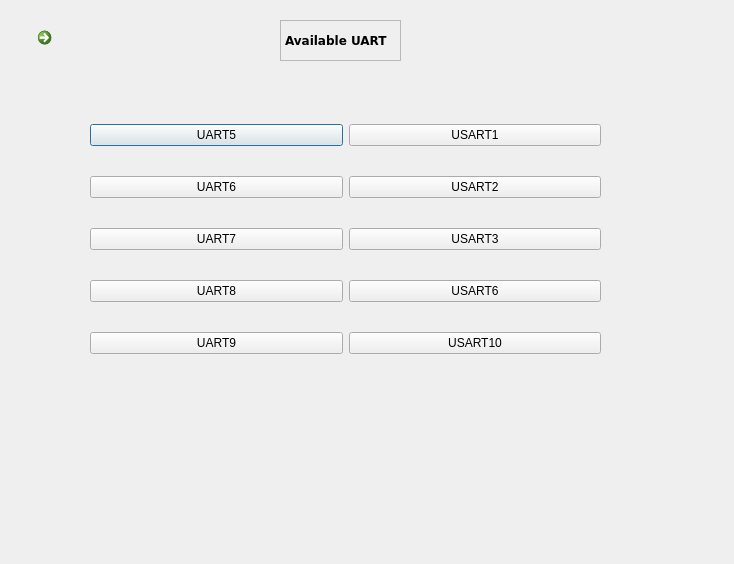
<?xml version="1.0" encoding="UTF-8"?>
<ui version="4.0">
 <class>Uartips</class>
 <widget class="QDialog" name="Uartips">
  <property name="geometry">
   <rect>
    <x>0</x>
    <y>0</y>
    <width>734</width>
    <height>564</height>
   </rect>
  </property>
  <property name="windowTitle">
   <string>Dialog</string>
  </property>
  <widget class="QWidget" name="widget" native="true">
   <property name="geometry">
    <rect>
     <x>30</x>
     <y>60</y>
     <width>641</width>
     <height>351</height>
    </rect>
   </property>
   <widget class="QWidget" name="">
    <property name="geometry">
     <rect>
      <x>60</x>
      <y>40</y>
      <width>511</width>
      <height>281</height>
     </rect>
    </property>
    <layout class="QGridLayout" name="gridLayout">
     <item row="0" column="0">
      <widget class="QPushButton" name="pushButton">
       <property name="text">
        <string>UART5</string>
       </property>
      </widget>
     </item>
     <item row="0" column="1">
      <widget class="QPushButton" name="pushButton_5">
       <property name="text">
        <string>USART1</string>
       </property>
      </widget>
     </item>
     <item row="1" column="0">
      <widget class="QPushButton" name="pushButton_2">
       <property name="text">
        <string>UART6</string>
       </property>
      </widget>
     </item>
     <item row="1" column="1">
      <widget class="QPushButton" name="pushButton_4">
       <property name="text">
        <string>USART2</string>
       </property>
      </widget>
     </item>
     <item row="2" column="0">
      <widget class="QPushButton" name="pushButton_6">
       <property name="text">
        <string>UART7</string>
       </property>
      </widget>
     </item>
     <item row="2" column="1">
      <widget class="QPushButton" name="pushButton_3">
       <property name="text">
        <string>USART3</string>
       </property>
      </widget>
     </item>
     <item row="3" column="0">
      <widget class="QPushButton" name="pushButton_7">
       <property name="text">
        <string>UART8</string>
       </property>
      </widget>
     </item>
     <item row="3" column="1">
      <widget class="QPushButton" name="pushButton_10">
       <property name="text">
        <string>USART6</string>
       </property>
      </widget>
     </item>
     <item row="4" column="0">
      <widget class="QPushButton" name="pushButton_8">
       <property name="text">
        <string>UART9</string>
       </property>
      </widget>
     </item>
     <item row="4" column="1">
      <widget class="QPushButton" name="pushButton_9">
       <property name="text">
        <string>USART10</string>
       </property>
      </widget>
     </item>
    </layout>
   </widget>
  </widget>
  <widget class="QCommandLinkButton" name="commandLinkButton">
   <property name="geometry">
    <rect>
     <x>30</x>
     <y>20</y>
     <width>41</width>
     <height>41</height>
    </rect>
   </property>
   <property name="text">
    <string/>
   </property>
  </widget>
  <widget class="QLabel" name="label">
   <property name="geometry">
    <rect>
     <x>280</x>
     <y>20</y>
     <width>121</width>
     <height>41</height>
    </rect>
   </property>
   <property name="font">
    <font>
     <family>Verdana</family>
     <italic>false</italic>
     <bold>true</bold>
    </font>
   </property>
   <property name="frameShape">
    <enum>QFrame::StyledPanel</enum>
   </property>
   <property name="lineWidth">
    <number>5</number>
   </property>
   <property name="text">
    <string>Available UART </string>
   </property>
   <property name="scaledContents">
    <bool>true</bool>
   </property>
  </widget>
 </widget>
 <resources/>
 <connections/>
</ui>
